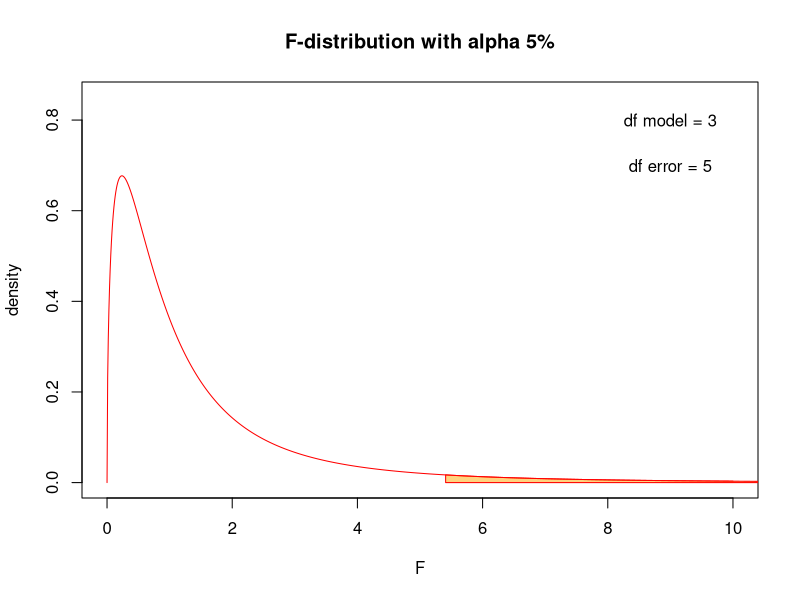
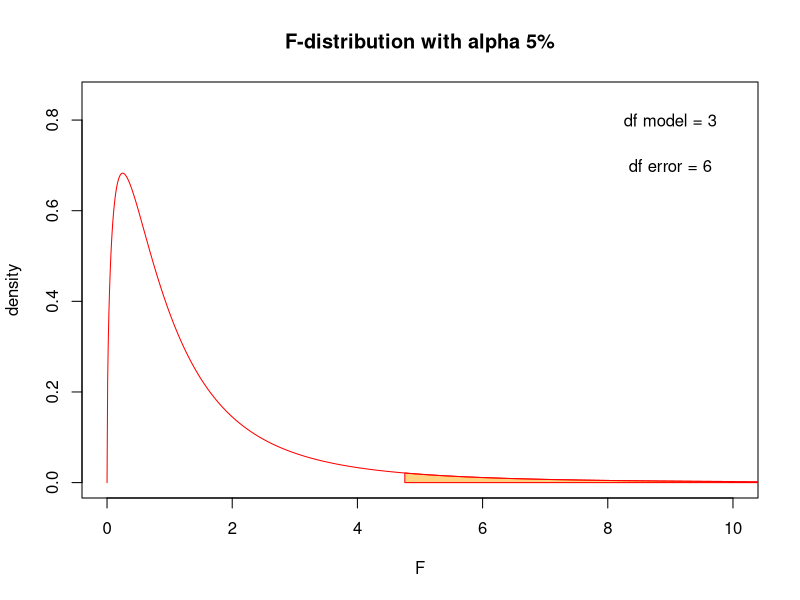
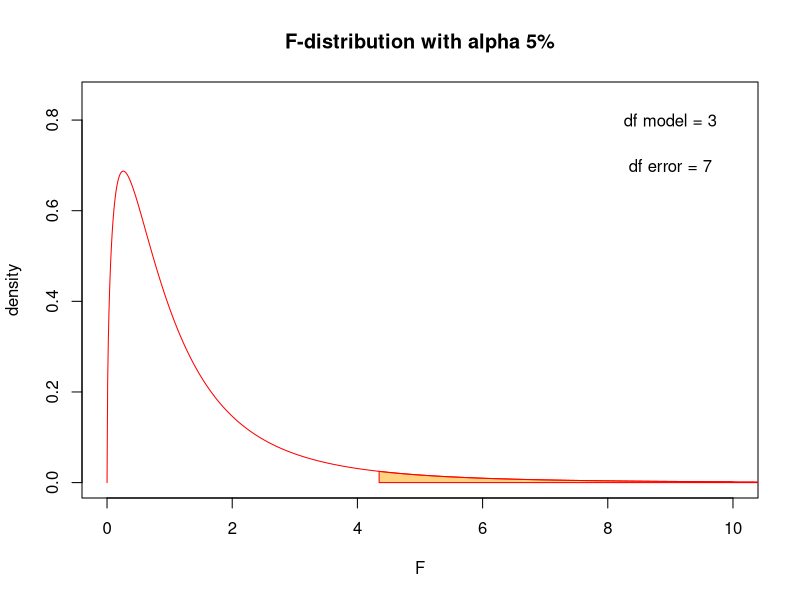
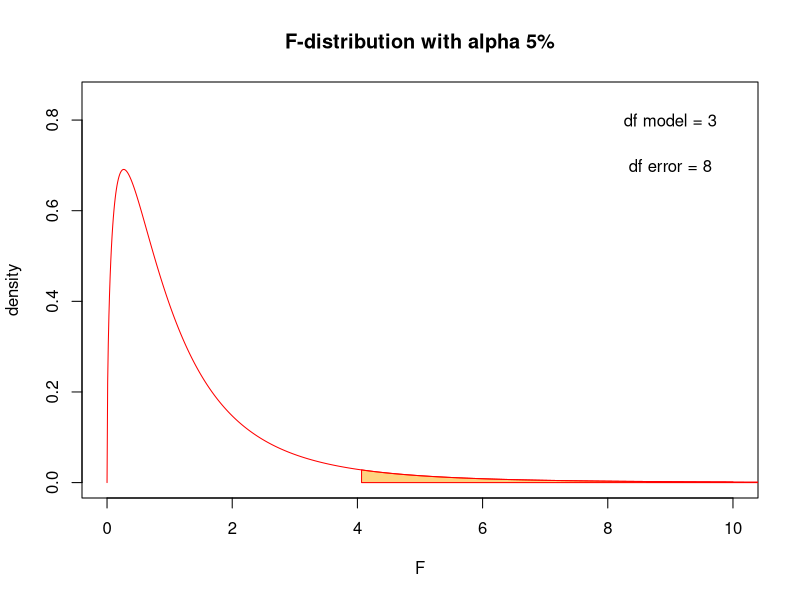
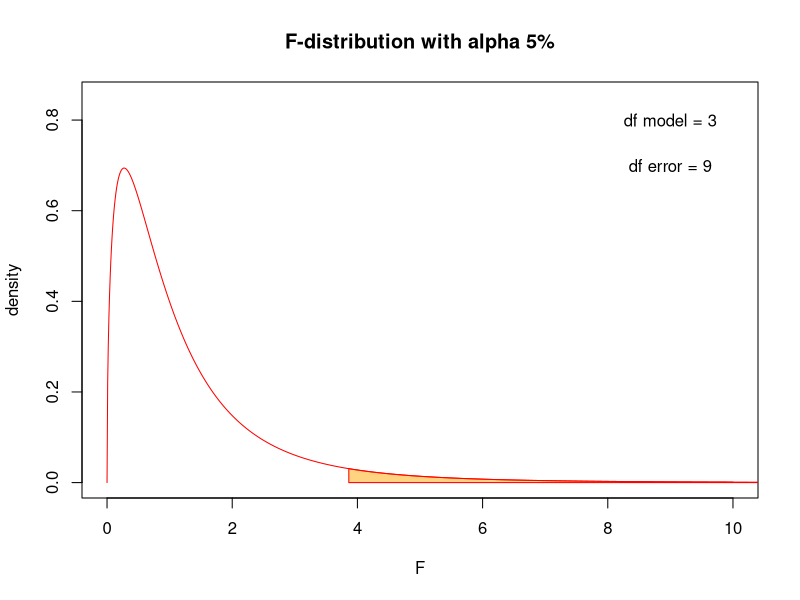
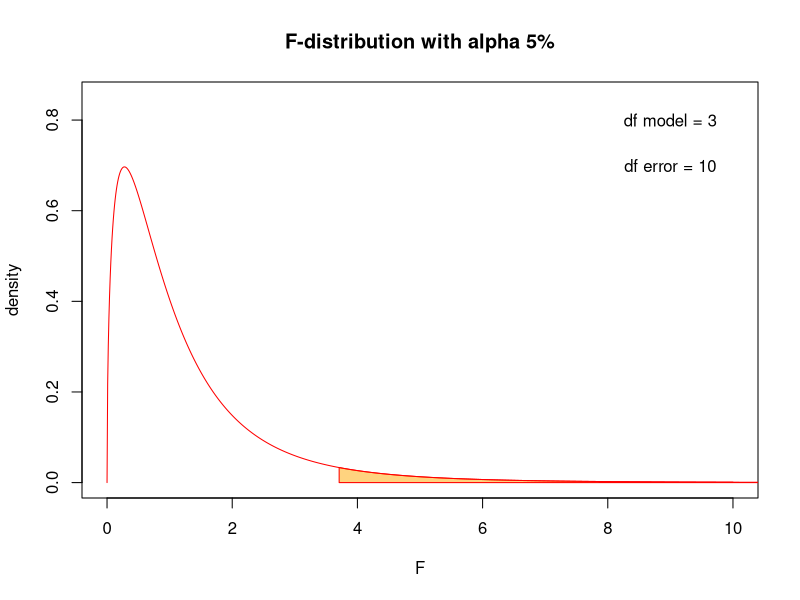
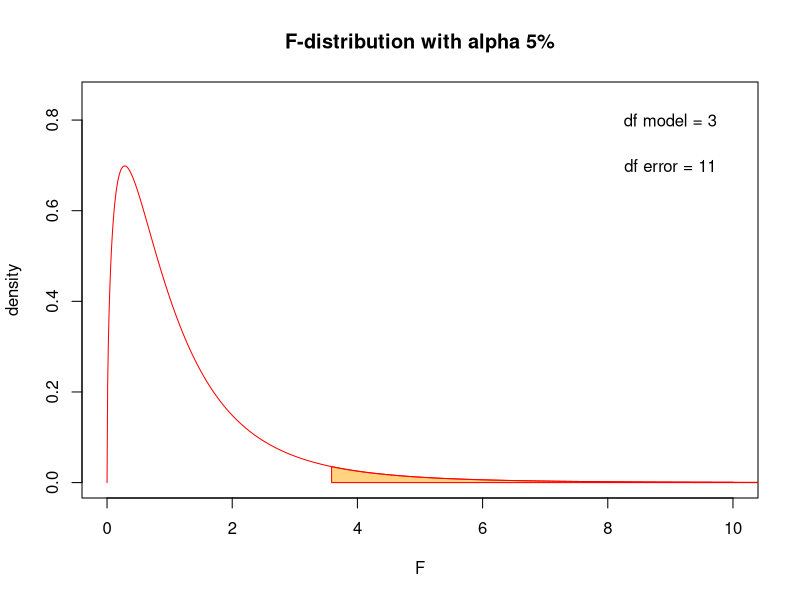
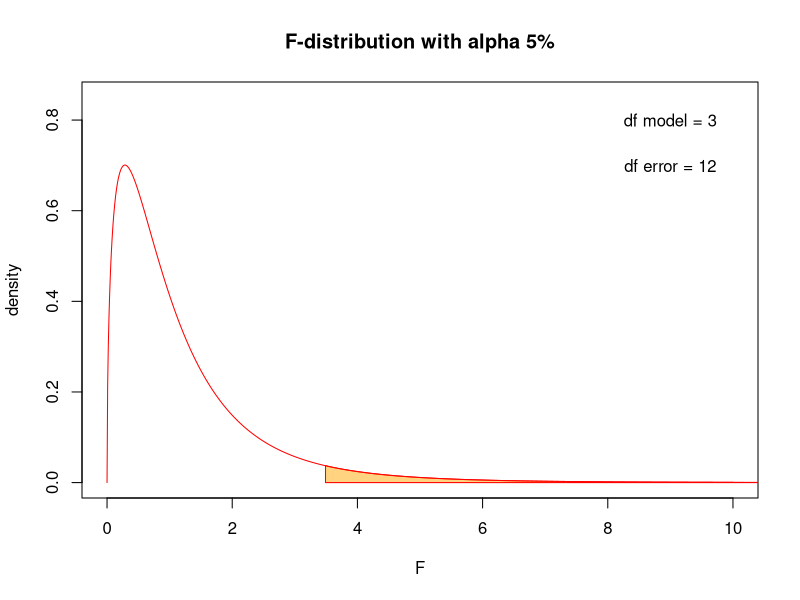

The R source for these figures, in order:
## ---- chunk 1
multiple.n  = c(5, 15, 30)
multiple.k  = c(2, 4, 6)
multiple.df.model = multiple.k - 1
multiple.df.error = multiple.n - multiple.k
col         = rainbow(length(multiple.df.model) * length(multiple.df.error))
F = seq(0, 10, .01)

dfs = expand.grid(multiple.df.model, multiple.df.error)

n = c(5:15, rev(6:14))
k = 3:7

kaas = rep(k, each=length(n))
nsss = rep(n, length(k))

dfs = data.frame(kaas, nsss)

#c(1:8,rev(1:9))

for(i in 1:dim(dfs)[1]) { 

plot(F,  df(F, dfs[i,1], dfs[i,2]), type = "l", 
     xlim = c(0,10), ylim = c(0,.85), 
     xlab = "F", ylab="density", 
     col  = col[1],
     main = "F-distribution with alpha 5%")


  # lines(F, df(F, dfs[i,1], dfs[i,2]), col=col[i])
  
  critical.f <- qf(.95, dfs[i,1], dfs[i,2])
  
  f.alpha <- seq(critical.f, 1000, .01)
  
  polygon(c(f.alpha, rev(f.alpha)), c(df(f.alpha, dfs[i,1], dfs[i,2]), f.alpha*0 ), col= rgb(1,.66,0, .5), border = col[1])
  
  # lines(c(critical.f+.1, 5), c(.02, .2), col=col[i])
  
  text(9,.8, paste("df model =",dfs[i,1]))
   text(9,.7, paste("df error =",dfs[i,2]))
        
}

# text(5,.2, expression(paste(alpha, "= 5%")), pos =3)
# 
# legend("topright", legend = paste("df model =",dfs[,1], "df error =", dfs[,2]), lty=1, col = col, cex=.75)
